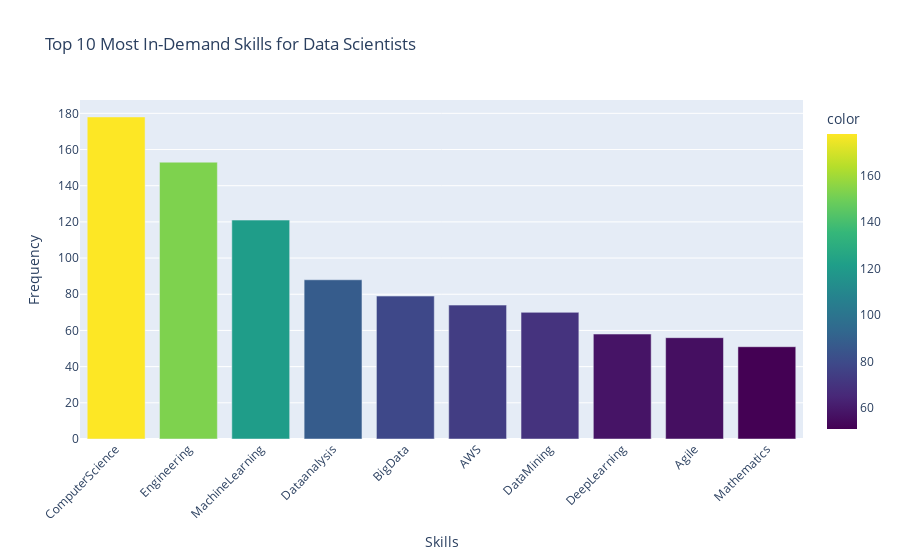

The cell this chart's notebook holds for it:
### Markdown cell above
### Les compétences les plus demandées pour un Data Scientist

### Code cell
import plotly.express as px

data_scientist_df = cleaned[cleaned["Job Categorie"] == 'Data Scientist']
skills_data = data_scientist_df["Requirment of the company"].str.replace(r'[\[\]\s]', '').str.split(',')
skills_counts = skills_data.explode().str.strip().value_counts().head(10)

fig = px.bar(skills_counts, x=skills_counts.index, y=skills_counts.values, color=skills_counts.values,
             color_continuous_scale='Viridis', title='Top 10 Most In-Demand Skills for Data Scientists')
fig.update_layout(xaxis_title='Skills', yaxis_title='Frequency', xaxis_tickangle=-45)
fig.show()

### Figure 1 — Plotly figure (JSON) as saved in the notebook; plotly's stock layout.template omitted (floating-point values rounded to 4 significant figures)
{"data": [{"alignmentgroup": "True", "hovertemplate": "index=%{x}<br>y=%{y}<br>color=%{marker.color}<extra></extra>", "legendgroup": "", "marker": {"color": [178, 153, 121, 88, 79, 74, 70, 58, 56, 51], "coloraxis": "coloraxis", "pattern": {"shape": ""}}, "name": "", "offsetgroup": "", "orientation": "v", "showlegend": false, "textposition": "auto", "type": "bar", "x": ["ComputerScience", "Engineering", "MachineLearning", "Dataanalysis", "BigData", "AWS", "DataMining", "DeepLearning", "Agile", "Mathematics"], "xaxis": "x", "y": [178, 153, 121, 88, 79, 74, 70, 58, 56, 51], "yaxis": "y"}], "layout": {"barmode": "relative", "coloraxis": {"colorbar": {"title": {"text": "color"}}, "colorscale": [[0, "#440154"], [0.1111, "#482878"], [0.2222, "#3e4989"], [0.3333, "#31688e"], [0.4444, "#26828e"], [0.5556, "#1f9e89"], [0.6667, "#35b779"], [0.7778, "#6ece58"], [0.8889, "#b5de2b"], [1, "#fde725"]]}, "legend": {"tracegroupgap": 0}, "title": {"text": "Top 10 Most In-Demand Skills for Data Scientists"}, "xaxis": {"anchor": "y", "domain": [0, 1], "tickangle": -45, "title": {"text": "Skills"}}, "yaxis": {"anchor": "x", "domain": [0, 1], "title": {"text": "Frequency"}}}}
